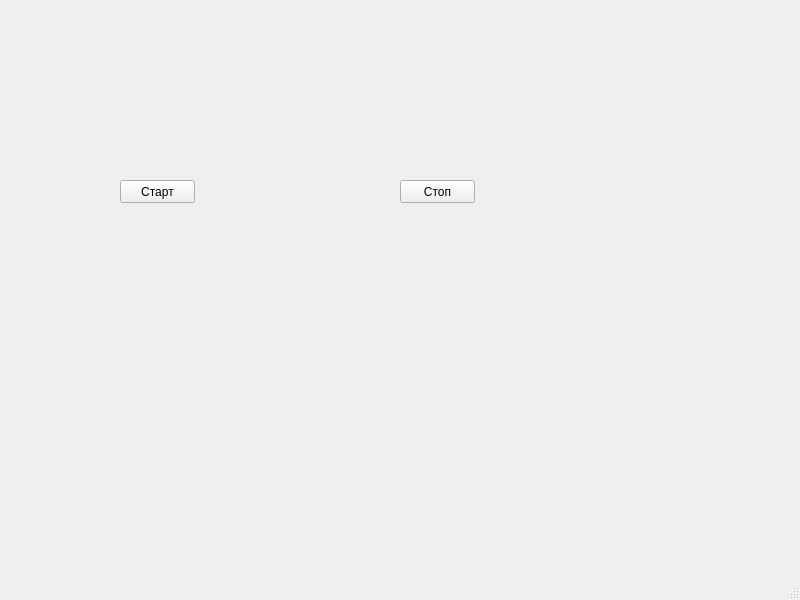
<?xml version="1.0" encoding="UTF-8"?>
<ui version="4.0">
 <class>MainWindow</class>
 <widget class="QMainWindow" name="MainWindow">
  <property name="geometry">
   <rect>
    <x>0</x>
    <y>0</y>
    <width>800</width>
    <height>600</height>
   </rect>
  </property>
  <property name="windowTitle">
   <string>MainWindow</string>
  </property>
  <widget class="QWidget" name="centralwidget">
   <widget class="QPushButton" name="pbStart">
    <property name="geometry">
     <rect>
      <x>120</x>
      <y>180</y>
      <width>75</width>
      <height>23</height>
     </rect>
    </property>
    <property name="text">
     <string>Старт</string>
    </property>
   </widget>
   <widget class="QPushButton" name="pbStop">
    <property name="geometry">
     <rect>
      <x>400</x>
      <y>180</y>
      <width>75</width>
      <height>23</height>
     </rect>
    </property>
    <property name="text">
     <string>Стоп</string>
    </property>
   </widget>
  </widget>
  <widget class="QMenuBar" name="menubar">
   <property name="geometry">
    <rect>
     <x>0</x>
     <y>0</y>
     <width>800</width>
     <height>21</height>
    </rect>
   </property>
  </widget>
  <widget class="QStatusBar" name="statusbar"/>
 </widget>
 <resources/>
 <connections/>
</ui>
